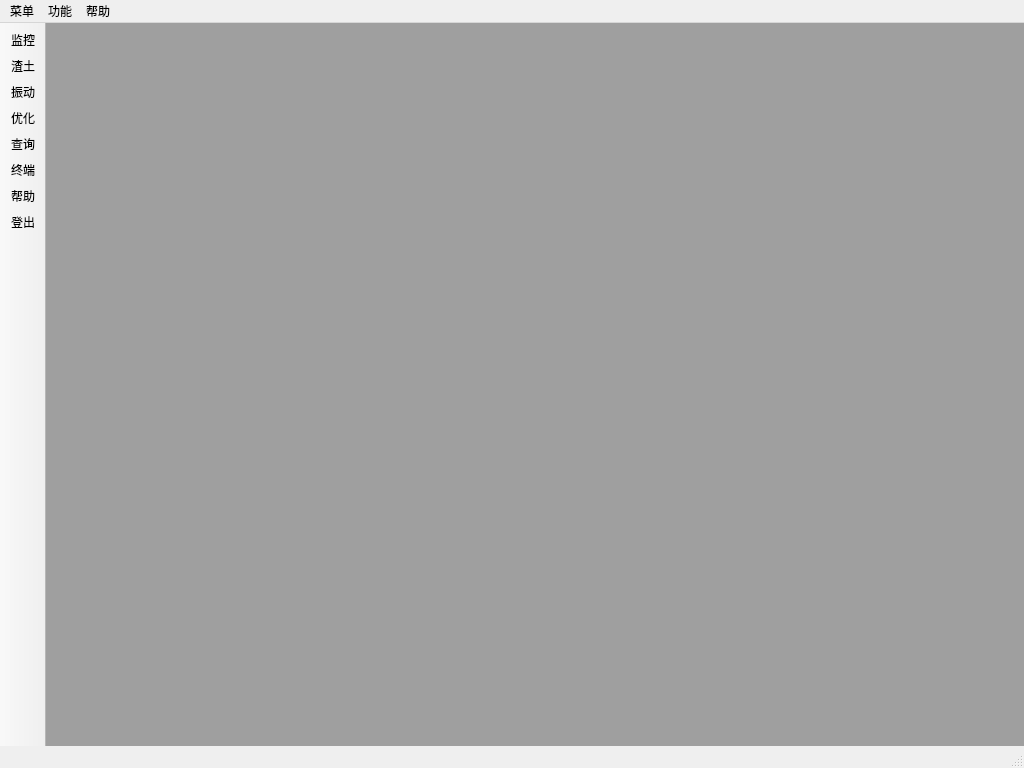
<?xml version="1.0" encoding="UTF-8"?>
<ui version="4.0">
 <class>MainWindow</class>
 <widget class="QMainWindow" name="MainWindow">
  <property name="geometry">
   <rect>
    <x>0</x>
    <y>0</y>
    <width>1024</width>
    <height>768</height>
   </rect>
  </property>
  <property name="windowTitle">
   <string>TBM智能辅助掘进系统</string>
  </property>
  <widget class="QWidget" name="centralwidget">
   <layout class="QVBoxLayout" name="verticalLayout">
    <property name="leftMargin">
     <number>0</number>
    </property>
    <property name="topMargin">
     <number>0</number>
    </property>
    <property name="rightMargin">
     <number>0</number>
    </property>
    <property name="bottomMargin">
     <number>0</number>
    </property>
    <item>
     <widget class="QMdiArea" name="mdiArea">
      <property name="tabsClosable">
       <bool>true</bool>
      </property>
     </widget>
    </item>
   </layout>
  </widget>
  <widget class="QMenuBar" name="menubar">
   <property name="geometry">
    <rect>
     <x>0</x>
     <y>0</y>
     <width>1024</width>
     <height>23</height>
    </rect>
   </property>
   <widget class="QMenu" name="menu_General">
    <property name="title">
     <string>菜单</string>
    </property>
    <addaction name="action_Logout"/>
   </widget>
   <widget class="QMenu" name="menu_Apps">
    <property name="title">
     <string>功能</string>
    </property>
    <addaction name="action_Monitor_App"/>
    <addaction name="action_MuckAnalysis_App"/>
    <addaction name="action_VibrationAnalysis_App"/>
    <addaction name="action_Optimization_App"/>
    <addaction name="action_Query_App"/>
    <addaction name="separator"/>
    <addaction name="action_Console"/>
   </widget>
   <widget class="QMenu" name="menu_Help">
    <property name="title">
     <string>帮助</string>
    </property>
    <addaction name="action_Help"/>
    <addaction name="action_About"/>
   </widget>
   <addaction name="menu_General"/>
   <addaction name="menu_Apps"/>
   <addaction name="menu_Help"/>
  </widget>
  <widget class="QStatusBar" name="statusbar"/>
  <widget class="QToolBar" name="toolBar">
   <property name="windowTitle">
    <string>toolBar</string>
   </property>
   <property name="movable">
    <bool>false</bool>
   </property>
   <property name="iconSize">
    <size>
     <width>40</width>
     <height>60</height>
    </size>
   </property>
   <property name="floatable">
    <bool>true</bool>
   </property>
   <attribute name="toolBarArea">
    <enum>LeftToolBarArea</enum>
   </attribute>
   <attribute name="toolBarBreak">
    <bool>false</bool>
   </attribute>
   <addaction name="action_Monitor_App"/>
   <addaction name="action_MuckAnalysis_App"/>
   <addaction name="action_VibrationAnalysis_App"/>
   <addaction name="action_Optimization_App"/>
   <addaction name="action_Query_App"/>
   <addaction name="action_Console"/>
   <addaction name="action_Help"/>
   <addaction name="action_Logout"/>
  </widget>
  <action name="action_Logout">
   <property name="text">
    <string>登出</string>
   </property>
  </action>
  <action name="action_Monitor_App">
   <property name="checkable">
    <bool>true</bool>
   </property>
   <property name="text">
    <string>掘进状态监控</string>
   </property>
   <property name="iconText">
    <string>监控</string>
   </property>
   <property name="toolTip">
    <string>掘进状态监控</string>
   </property>
   <property name="statusTip">
    <string>打开TBM掘进状态监控窗口</string>
   </property>
  </action>
  <action name="action_MuckAnalysis_App">
   <property name="checkable">
    <bool>true</bool>
   </property>
   <property name="text">
    <string>渣土图像分析</string>
   </property>
   <property name="iconText">
    <string>渣土</string>
   </property>
   <property name="toolTip">
    <string>渣土图像分析</string>
   </property>
   <property name="statusTip">
    <string>打开TBM渣土分析组件</string>
   </property>
  </action>
  <action name="action_VibrationAnalysis_App">
   <property name="checkable">
    <bool>true</bool>
   </property>
   <property name="text">
    <string>刀盘振动分析</string>
   </property>
   <property name="iconText">
    <string>振动</string>
   </property>
   <property name="toolTip">
    <string>刀盘振动分析</string>
   </property>
   <property name="statusTip">
    <string>打开TBM刀盘振动分析组件</string>
   </property>
  </action>
  <action name="action_Optimization_App">
   <property name="checkable">
    <bool>true</bool>
   </property>
   <property name="text">
    <string>掘进参数优化</string>
   </property>
   <property name="iconText">
    <string>优化</string>
   </property>
   <property name="toolTip">
    <string>掘进参数优化</string>
   </property>
   <property name="statusTip">
    <string>打开TBM掘进参数优化组件</string>
   </property>
  </action>
  <action name="action_Query_App">
   <property name="checkable">
    <bool>true</bool>
   </property>
   <property name="text">
    <string>数据查询</string>
   </property>
   <property name="iconText">
    <string>查询</string>
   </property>
   <property name="toolTip">
    <string>数据查询</string>
   </property>
   <property name="statusTip">
    <string>打开数据查询窗口</string>
   </property>
  </action>
  <action name="action_Help">
   <property name="checkable">
    <bool>true</bool>
   </property>
   <property name="text">
    <string>帮助</string>
   </property>
   <property name="toolTip">
    <string>帮助</string>
   </property>
  </action>
  <action name="action_About">
   <property name="text">
    <string>关于</string>
   </property>
   <property name="toolTip">
    <string>关于</string>
   </property>
   <property name="statusTip">
    <string>关于TBM智能辅助掘进系统</string>
   </property>
  </action>
  <action name="action_Console">
   <property name="checkable">
    <bool>true</bool>
   </property>
   <property name="text">
    <string>控制台</string>
   </property>
   <property name="iconText">
    <string>终端</string>
   </property>
   <property name="toolTip">
    <string>控制台</string>
   </property>
   <property name="statusTip">
    <string>打开控制台</string>
   </property>
  </action>
 </widget>
 <resources/>
 <connections/>
</ui>
